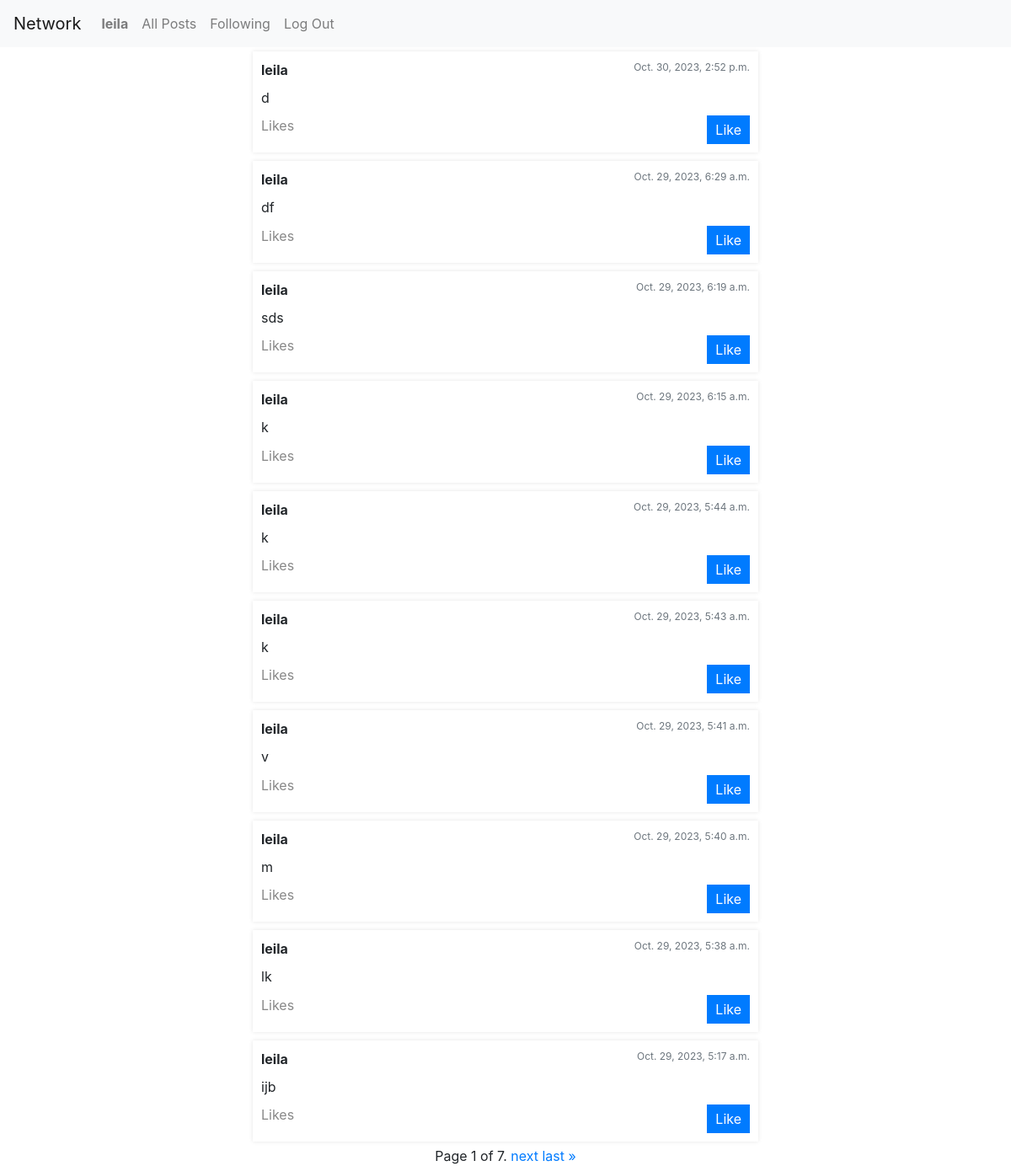
The page /posts/ (signed in) on the database its author committed.
### network/models.py (models this page shows, shortened)
class User(AbstractUser):
    pass

class NetPost(models.Model):
    text = models.TextField(blank=False)
    user = models.ForeignKey(
        "User", on_delete=models.CASCADE, related_name="posts")
    timestamp = models.DateTimeField(auto_now_add=True)

### network/views.py (the view)
# urls.py: path('posts/', views.display_posts, name='display_posts'),
@csrf_exempt
@login_required
def display_posts(request):
    page_number = int(request.GET.get('page', 1))
    print(f'pagenumber is {page_number}')
    items_per_page = 10
    paginator = Paginator(NetPost.objects.order_by(
        '-timestamp'), items_per_page)
    page = paginator.get_page(page_number)
    print(f'Page object: {page}')
    for post in page:
        print(post)
    return render(request, 'network/index1.html', {'posts': page})

### network/templates/network/index1.html (shortened to what this page needs)
{% extends "network/layout.html" %}
{% load static %}
{%block body%}
<div id="posts-container">
    {% for post in posts %}
    <div class="post rounded-2">
        <div class="post-header">
            <span class="username">{{ post.user.username }}</span>
            <span class="post-date text-muted">{{ post.timestamp }}</span>
        </div>
        <div class="post-content">
            {{ post.text }}
        </div>
        <div class="post-footer">
            <span class="like-count">{{ post.likes }} Likes</span>
            <button class="like-button" data-post-id="{{ post.id }}">Like</button>
        </div>
    </div>
    {% endfor %}
</div>
<div class="pagination custom-pagination">
    <span class="step-links">
        <span class="current-page">
            Page {{ posts.number }} of {{ posts.paginator.num_pages }}.
        </span>
        {% if posts.has_next %}
        <a href="?page={{ posts.next_page_number }}">next</a>
        <a href="?page={{ posts.paginator.num_pages }}">last &raquo;</a>
        {% endif %}
    </span>
</div>
{% endblock %}

### network/templates/network/layout.html (shortened to what this page needs)
{% load static %}
<!DOCTYPE html>
<html lang="en">
<head>
    <link rel="stylesheet" href="https://stackpath.bootstrapcdn.com/bootstrap/4.4.1/css/bootstrap.min.css"
>
    <link href="{% static 'network/styles.css' %}" rel="stylesheet">
</head>
<body>
    <nav class="navbar navbar-expand-lg navbar-light bg-light">
        <a class="navbar-brand" href="#">Network</a>
        <div>
            <ul class="navbar-nav mr-auto">
                {% if user.is_authenticated %}
                <li class="nav-item">
                    <a class="nav-link" href="#"><strong>{{ user.username }}</strong></a>
                </li>
                {% endif %}
                <li class="nav-item">
                    <a class="nav-link" href="{% url 'index' %}">All Posts</a>
                </li>
                {% if user.is_authenticated %}
                <li class="nav-item">
                    <a class="nav-link" href="#">Following</a>
                </li>
                <li class="nav-item">
                    <a class="nav-link" href="{% url 'logout' %}">Log Out</a>
                </li>
                {% endif %}
            </ul>
        </div>
    </nav>
    <div class="body">
        {% block body %}
        {% endblock %}
    </div>
</body>
</html>

### network/static/network/styles.css (style rules this page uses)
.custom-pagination { display: flex; justify-content: center; align-items: center; }
#posts-container { display: flex; flex-direction: column; align-items: center; }
.post { width: 100%; max-width: 600px; margin: 5px; padding: 10px; background-color: #fff; box-shadow: 0 0 5px rgba(0, 0, 0, 0.1); }
.post-header { display: flex; justify-content: space-between; margin-bottom: 10px; }
.username { font-weight: bold; }
.post-date { font-size: 12px; }
.post-content { font-size: 16px; line-height: 1.4; margin-bottom: 10px; }
.post-footer { display: flex; justify-content: space-between; }
.like-count { color: #888; }
.like-button { background-color: #007BFF; color: #fff; border: none; padding: 5px 10px; cursor: pointer; }

### rows shown on the page
User: username "leila"
NetPost: user.username "leila", timestamp "Oct. 30, 2023, 2:52 p.m.", text "d"
NetPost: user.username "leila", timestamp "Oct. 29, 2023, 6:29 a.m.", text "df"
NetPost: user.username "leila", timestamp "Oct. 29, 2023, 6:19 a.m.", text "sds"
NetPost: user.username "leila", timestamp "Oct. 29, 2023, 6:15 a.m.", text "k"
NetPost: user.username "leila", timestamp "Oct. 29, 2023, 5:44 a.m.", text "k"
NetPost: user.username "leila", timestamp "Oct. 29, 2023, 5:43 a.m.", text "k"
NetPost: user.username "leila", timestamp "Oct. 29, 2023, 5:41 a.m.", text "v"
NetPost: user.username "leila", timestamp "Oct. 29, 2023, 5:40 a.m.", text "m"
NetPost: user.username "leila", timestamp "Oct. 29, 2023, 5:38 a.m.", text "lk"
NetPost: user.username "leila", timestamp "Oct. 29, 2023, 5:17 a.m.", text "ijb"

### other values the page prints
{{ posts.number }} "1"
{{ posts.paginator.num_pages }} "7"
